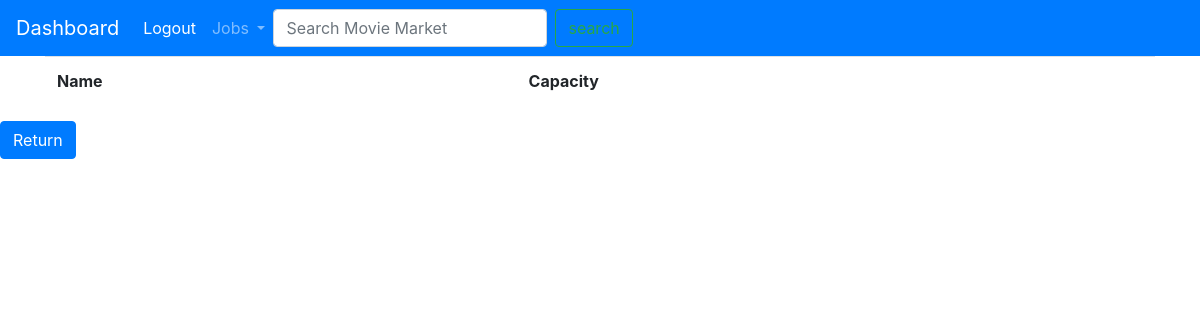
The page /user_signUp_Login/auditoriumList.php on the database as committed earlier.
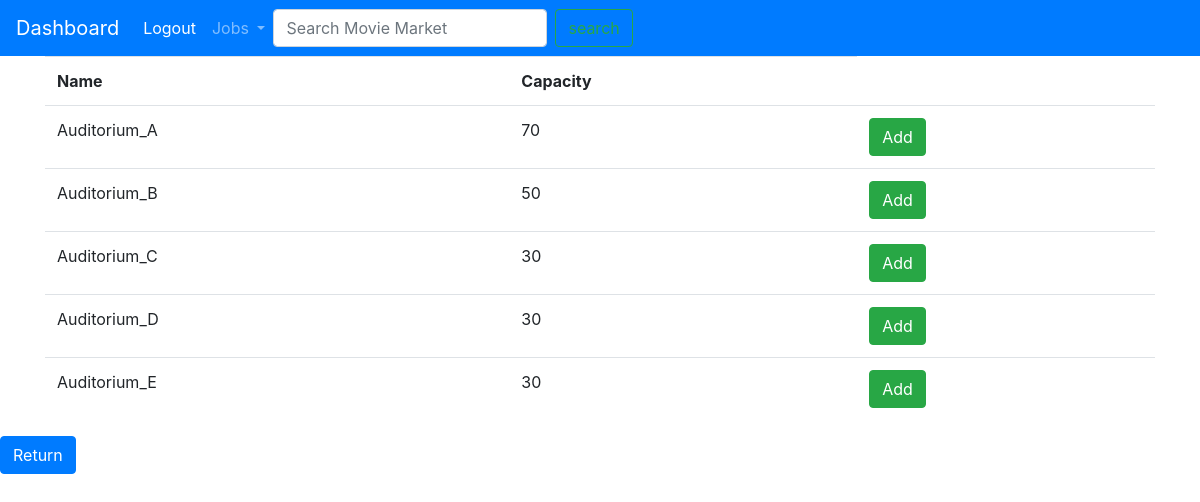
The same page on the database as committed later.
### tables this page shows
CREATE TABLE IF NOT EXISTS `auditorium` (
  `id` int(5) NOT NULL AUTO_INCREMENT,
  `name` varchar(30) NOT NULL,
  `seats_no` int(3) NOT NULL,
  PRIMARY KEY (`id`)
);

### user_signUp_Login/auditoriumList.php (the view, shortened to what this page needs)
<!DOCTYPE html>
<html>
    <head>
        <link rel="stylesheet" href="https://stackpath.bootstrapcdn.com/bootstrap/4.1.3/css/bootstrap.min.css">
    </head>
    <body>
        <nav class="navbar navbar-expand-lg navbar-dark bg-primary">
            <a class="navbar-brand" href="empolyeeHome.php">Dashboard</a>
            <div class="collapse navbar-collapse" id="navbarNavDropdown">
                <ul class="navbar-nav">
                    <li class="nav-item">
                        <a class="nav-link active" href="logoutProcess.php">Logout</a>
                    </li>
                    <li class="nav-item dropdown">
                        <a class="nav-link dropdown-toggle" href="" id="navbarDropdownMenuLink" role="button" data-toggle="dropdown" aria-haspopup="true" aria-expanded="false">
                        Jobs
                        </a>
                    </li>
                </ul>
                <form class="form-inline my-2 my-lg-0" method="get" action="searchMarket.php">
                    <input class="form-control mr-sm-2" type="search" name="title" placeholder="Search Movie Market" aria-label="Search">
                    <input type="submit" class="btn btn-outline-success my-2 my-sm-0" value="search">
                </form>
            </div>
        </nav>
        <div id="audList" class="container">
            <?php
            $sql = "SELECT * FROM auditorium";
            $result = mysql_query($sql);
            ?>
            <table class="table">
                <tr>
                    <th>Name</th>
                    <th>Capacity</th>
                </tr>
                <?php
                while($row = mysql_fetch_array($result)){
                ?>
                <tr>
                    <td><?php echo $row['name'] ?></td>
                    <td><?php echo $row['seats_no'] ?></td>
                    <td>
                        <form method="get" action="manageScreening.php">
                            <input type="submit" class="btn btn-success" value="Add">
                        </form>
                    </td>
                </tr>
                <?php } ?>
            </table>
        </div>
        <div id="return">
            <input type='button' class="btn btn-primary" value='Return' onclick='history.go(-1)'>
        </div>
    </body>
</html>

Rows that differ between the two databases and show on the page:
added auditorium: name "Auditorium_A", seats_no "70"
added auditorium: name "Auditorium_B", seats_no "50"
added auditorium: name "Auditorium_C", seats_no "30"
added auditorium: name "Auditorium_D", seats_no "30"
added auditorium: name "Auditorium_E", seats_no "30"
